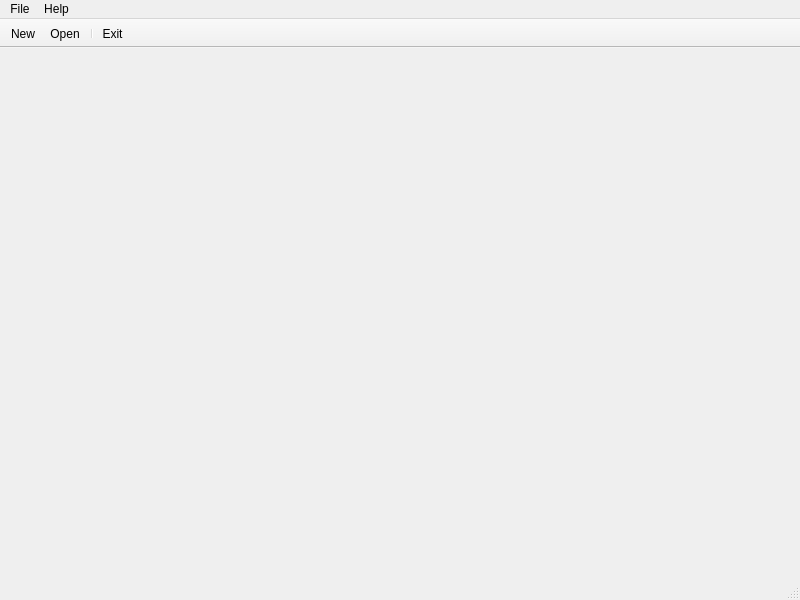
<?xml version="1.0" encoding="UTF-8"?>
<ui version="4.0">
 <class>MainWindow</class>
 <widget class="QMainWindow" name="MainWindow">
  <property name="geometry">
   <rect>
    <x>0</x>
    <y>0</y>
    <width>800</width>
    <height>600</height>
   </rect>
  </property>
  <property name="windowTitle">
   <string>MainWindow</string>
  </property>
  <widget class="QWidget" name="centralwidget"/>
  <widget class="QMenuBar" name="menubar">
   <property name="geometry">
    <rect>
     <x>0</x>
     <y>0</y>
     <width>800</width>
     <height>23</height>
    </rect>
   </property>
   <widget class="QMenu" name="menuFile">
    <property name="title">
     <string>File</string>
    </property>
    <addaction name="actionNew"/>
    <addaction name="actionOpen"/>
    <addaction name="separator"/>
    <addaction name="actionExit"/>
   </widget>
   <widget class="QMenu" name="menuHelp">
    <property name="title">
     <string>Help</string>
    </property>
    <widget class="QMenu" name="menuAbout">
     <property name="title">
      <string>About</string>
     </property>
     <addaction name="actionAbout_Software"/>
     <addaction name="actionAbout_Qt"/>
    </widget>
    <addaction name="menuAbout"/>
   </widget>
   <addaction name="menuFile"/>
   <addaction name="menuHelp"/>
  </widget>
  <widget class="QStatusBar" name="statusbar"/>
  <widget class="QToolBar" name="toolBar">
   <property name="windowTitle">
    <string>toolBar</string>
   </property>
   <property name="movable">
    <bool>false</bool>
   </property>
   <property name="toolButtonStyle">
    <enum>Qt::ToolButtonTextUnderIcon</enum>
   </property>
   <attribute name="toolBarArea">
    <enum>TopToolBarArea</enum>
   </attribute>
   <attribute name="toolBarBreak">
    <bool>false</bool>
   </attribute>
   <addaction name="actionNew"/>
   <addaction name="actionOpen"/>
   <addaction name="separator"/>
   <addaction name="actionExit"/>
  </widget>
  <action name="actionNew">
   <property name="icon">
    <iconset resource="D:/data/aptana34workspace/PySide_Test/pythonbo-master/16-QMainWindow/icons.qrc">
     <normaloff>:/icons/arch-icon.png</normaloff>:/icons/arch-icon.png</iconset>
   </property>
   <property name="text">
    <string>New</string>
   </property>
   <property name="toolTip">
    <string>Click here to create a new project</string>
   </property>
   <property name="statusTip">
    <string>Create a new project</string>
   </property>
   <property name="shortcut">
    <string>Ctrl+N</string>
   </property>
  </action>
  <action name="actionOpen">
   <property name="icon">
    <iconset resource="D:/data/aptana34workspace/PySide_Test/pythonbo-master/16-QMainWindow/icons.qrc">
     <normaloff>:/icons/app-icon.png</normaloff>:/icons/app-icon.png</iconset>
   </property>
   <property name="text">
    <string>Open</string>
   </property>
   <property name="toolTip">
    <string>Click here to open an existing project</string>
   </property>
   <property name="statusTip">
    <string>Opens an existing project</string>
   </property>
   <property name="shortcut">
    <string>Ctrl+O</string>
   </property>
  </action>
  <action name="actionExit">
   <property name="icon">
    <iconset resource="D:/data/aptana34workspace/PySide_Test/pythonbo-master/16-QMainWindow/icons.qrc">
     <normaloff>:/icons/windows-icon.png</normaloff>:/icons/windows-icon.png</iconset>
   </property>
   <property name="text">
    <string>Exit</string>
   </property>
   <property name="toolTip">
    <string>Click to exit the application</string>
   </property>
   <property name="statusTip">
    <string>Exits the application</string>
   </property>
   <property name="shortcut">
    <string>Ctrl+Q</string>
   </property>
  </action>
  <action name="actionAbout_Software">
   <property name="text">
    <string>About Software</string>
   </property>
  </action>
  <action name="actionAbout_Qt">
   <property name="text">
    <string>About Qt</string>
   </property>
  </action>
 </widget>
 <resources>
  <include location="D:/data/aptana34workspace/PySide_Test/pythonbo-master/16-QMainWindow/icons.qrc"/>
 </resources>
 <connections/>
</ui>
